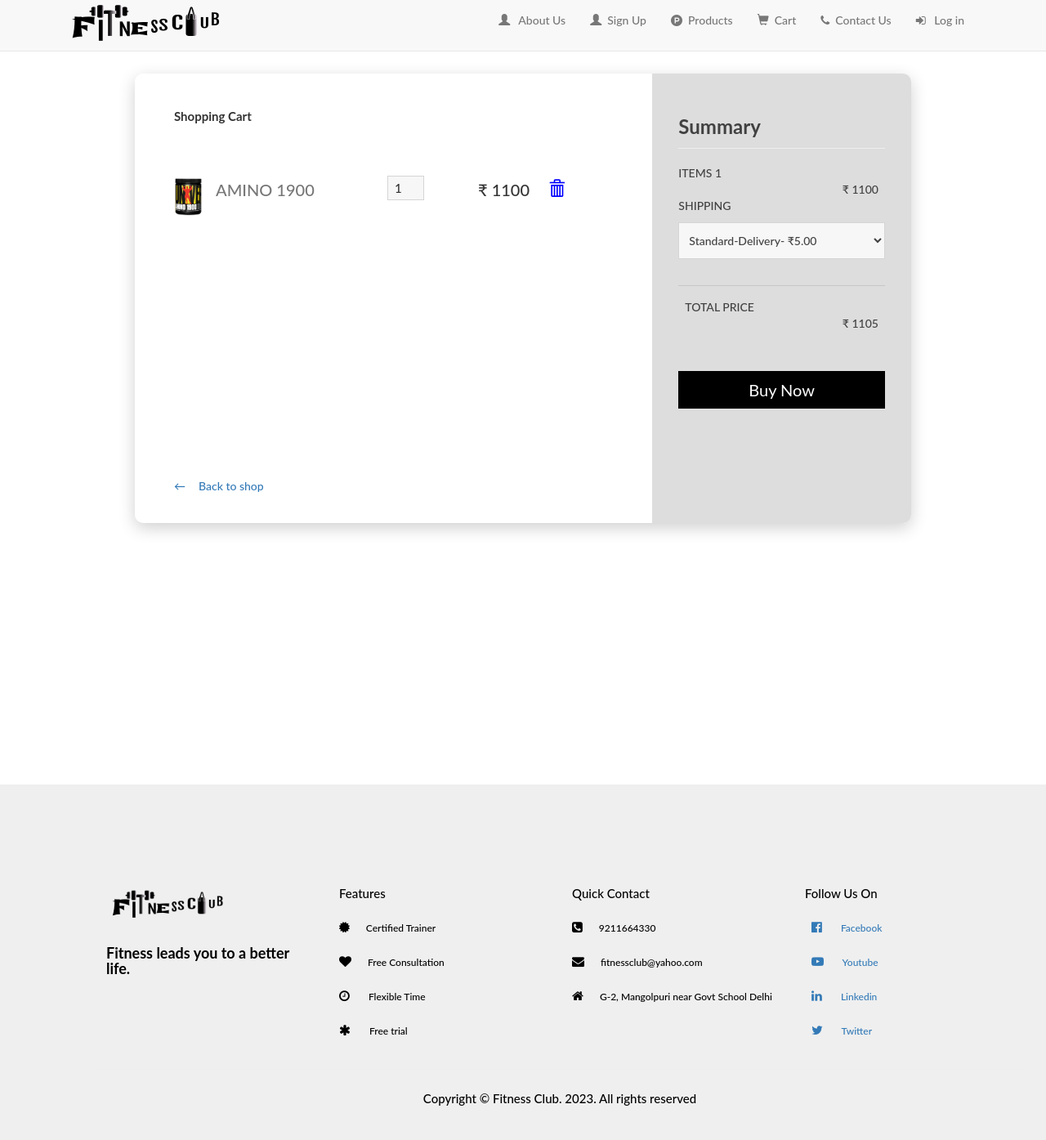
Page /TFile/cart.php on the committed database.
### tables this page shows
CREATE TABLE IF NOT EXISTS `items` (
  `id` int NOT NULL AUTO_INCREMENT,
  `name` varchar(255) NOT NULL,
  `price` int NOT NULL,
  `image` varchar(100) DEFAULT NULL,
  PRIMARY KEY (`id`)
);

CREATE TABLE IF NOT EXISTS `q_contact` (
  `id` int NOT NULL AUTO_INCREMENT,
  `phone_no` varchar(10000) NOT NULL,
  `email` varchar(1000) NOT NULL,
  `address` varchar(1000) NOT NULL,
  PRIMARY KEY (`id`)
);

### TFile/cart.php (the view, shortened to what this page needs)
<!DOCTYPE html>
<html lang="en">
    <head>
  <link rel = "stylesheet" href ="https://stackpath.bootstrapcdn.com/font-awesome/4.7.0/css/font-awesome.min.css">
          <link href="css/bootstrap.css" rel="stylesheet">
   <link rel = "stylesheet" href = "css/style.css?v=<?php    echo time(); ?>">
   <link rel = "stylesheet" href = "css/cartstyle.css?v=<?php    echo time(); ?>">
    </head>
    <body style="padding-top: 50px;">
<?php
        include 'component/header.php';
        ?>
        <br><br>
        <?php
                      if (isset($_SESSION['user_id'])) {
    $user_id = $_SESSION['user_id'];
} else {
    $user_id = 9;
}
                        $query = "SELECT items.image AS Image, items.price AS Price,items.id, items.name AS Name FROM users_items JOIN items ON users_items.item_id = items.id WHERE users_items.user_id='$user_id' and status='Added to cart'";
                        $result = mysqli_query($con, $query)or die($mysqli_error($con));
                        if (mysqli_num_rows($result) >= 1) {
                            ?>
        <div class="body">
        <div class="card">
            <div class="row">
                <div class="col-md-8 cart">
                    <div class="title">
                        <div class="row">
                            <div class="col"><h4><b>Shopping Cart</b></h4></div>
                        </div>
                    </div>
                        <?php
                         while ($row = mysqli_fetch_array($result)) {
                            $numRows = mysqli_num_rows($result);
                            $id = $row["id"];
                           echo '
                           <div class="row border-top border-bottom" style="">
                        <div class="row main align-items-center" style="display:flex">
                           <div class="col-2" style="">
                            <img class="img-fluid img" src="uploads/'.$row["Image"].'"></div>
                            <div class="col" style=" width:160px">
                                <div class="row text-muted" style="background-color:; font-size:20px">'.$row["Name"].'</div>
                            </div>
                            <div class="col" style=" font-size:20px; margin-left:50px">
                            <form class = "form" action="razorpay-php-testapp-master/pay.php" method="post" style="margin-top:-20px;margin-bottom:-15px">
                                <input class = "input" type="number" name = "quantity-'.$id.'" class="quant" id="quantity-'.$id.'" value="1" min="1" max="5" oninput="calculateTotal('.$id.')" style="height:30px;width:45px;font-size:15px">
                            </div>
                            <div class="col" style="margin-left:50px;font-size:20px;display:none">&#8377;<span id="price-'.$id.'"> '.$row["Price"].'</span> <span style="margin-left:10px" ></span><a href="cart-remove.php?id={$row["id"]}" class="remove_item_link" ><span class="glyphicon glyphicon-trash" ></span></a></div>
                            <div class="col" style="margin-left:50px;font-size:20px">&#8377;<span id="total-'.$id.'"> '.$row["Price"].'</span> <span style="margin-left:10px" ></span><a href="cart-remove.php?id='.$row["id"].'" class="remove_item_link"><span class="glyphicon glyphicon-trash"></span></a></div>
                        </div>
                    </div> ';
                         }
                 ?>
                 <?php
                   echo ' <div class="back-to-shop" style="width:180px;position:absolute;top:450px"><a >&leftarrow;</a><span class="text-muted"><a href="products.php">Back to shop</a></span></div>
                </div>
                <div class="col-md-4 summary" style="height:550px;overflow:hidden">
                    <div><h3><b>Summary</b></h3></div>
                    <hr>
                    <div class="row">
                        <div class="col" style="padding-left:0;">ITEMS '.$numRows.'</div>
                        <div class="col text-right">&#8377; <span  id="pass1">132.00</span></div>
                    </div>
                        <p>SHIPPING</p>
                        <select><option class="text-muted">Standard-Delivery- &#8377;5.00</option></select>
                    <div class="row" style="border-top: 1px solid rgba(0,0,0,.1); padding: 2vh 0;">
                        <div class="col" >TOTAL PRICE</div>
                        <div class="col text-right">&#8377; <span id = pass name="price">137.00</span></div>
                    </div>
                    <div id="checkoutFormContainer">
        <input type="hidden" style="border: none; width: 90px" id="pss" name="total-itm" value="">';?>
        <?php
        if (!isset($_SESSION["email"])) {
            echo '<p><a href="#" data-toggle="modal" data-target="#loginmodal" role="button" class="btn ntb" style="font-size: 20px" >Buy Now</a></p>';
        }else {
            echo '<button type="submit" data-toggle="mdl" data-target="#atom" class="btn ntb" style="font-size: 20px">CHECKOUT</button>';
        }
    echo '
    </form>
</div>';
?>
                      <?php
                echo'
                </form>
                    </div>
            </div>';
            ?>
        </div>
</div>
<?php }
else {
    echo "<h1 style='margin-left:650px'>Add items to cart First</h1>";
}
?>
           <br><br><br><br><br><br><br><br><br><br><br><br><br><br><br> <?php include 'component/footer.php';?>
    </body>
</html>

### component/footer.php (shortened to what this page needs)
<?php
include "component/comon.php"
?>
<section id = footer>
        <div class ="container">
            <div class ="row">
                <div class ="col-md-3">
                  <img src ="to.png" class ="footer-logo">
                  <h4><b> Fitness leads you to a better life.</b></h4>
                </div>
                <div class ="col-md-3">
                    <h1> Features </h1>
                    <p> <i class="fa fa-certificate" aria-hidden="true"></i>Certified Trainer </p>
                     <p> <i class="fa fa-heart" aria-hidden="true"></i>Free Consultation </p>
                      <p><i class="fa fa-clock-o" aria-hidden="true"></i> Flexible Time </p>
                       <p><i class="fa fa-asterisk" aria-hidden="true"></i> Free trial </p>
                </div>
                <?php
                  $sql = "SELECT * FROM q_contact";
               $result = $con->query($sql);
                   while ($row = $result->fetch_assoc()) {
                 $contact = $row['phone_no'];
                       $email = $row['email'];
                             $address = $row['address'];
                     }
                    echo '<div class ="col-md-3">';
                   echo '<h1> Quick Contact </h1>';
                    echo '<p> <i class = "fa fa-phone-square"> </i>'.$contact.'</p>';
                     echo '<p> <i class = "fa fa-envelope"> </i>'.$email.'</p>';
                     echo '<p> <i class = "fa fa-home"> </i><span">'. $address.'</span></p>';
               echo "</div>";
                     ?>
         <div class ="col-md-3">
                    <h1> Follow Us On </h1>
                    <p> <a href = "https://www.facebook.com/Fitness-Club-101452842197073" class ="link-danger"><i class = "fa fa-facebook-official"> </i> Facebook </p></a>
                     <p> <a href = https://www.facebook.com/Fitness-Club-101452842197073><i class = "fa fa-youtube-play"> </i> Youtube </p></a>
                      <p> <a href = #><i class = "fa fa-linkedin"> </i> Linkedin </p></a>
                       <p> <a href= #><i class = "fa fa-twitter"> </i> Twitter </p></a>
                </div>
            </div>
            <hr>
            <p class ="copyright"> Copyright © Fitness Club. 2023. All rights reserved
    </section>

### css/style.css (style rules this page uses)
body, html { width: 100%; height: 100%; }
body { padding-top:100px; overflow-x: hidden; scroll-behavior: smooth; }
body, h1, h2, h3, h4, h5, h6 { font-family: "Lato","Helvetica Neue",Helvetica,Arial,sans-serif; font-weight: 550; }
#footer { margin-top: 20px; padding: 100px; background-color: #efefef; color: black; }
.footer-logo { width: 150px; margin-top: 25px; margin-bottom: 15px; }
#footer h1 { font-size: 15px; text-align: left; margin-top: 25px; margin-bottom: 25px; }
#footer p { font-size: 12px; text-align: left; margin-top: 25px; margin-bottom: 25px; }
#footer .fa { padding-right: 20px; font-size: 15px; }
#footer .copyright { margin-bottom: -80px; text-align: center; font-size: 15px; }
.row:after { content: ""; display: table; clear: both; }
.remove_item_link { color:#0000ff; }

### css/cartstyle.css (style rules this page uses)
.title { margin-bottom: 5vh; }
.card { margin: auto; max-width: 950px; width: 90%; box-shadow: 0 6px 20px 0 rgba(0, 0, 0, 0.19); border-radius: 1rem; border: transparent; }
.cart { background-color: #fff; padding: 4vh 5vh; border-bottom-left-radius: 1rem; border-top-left-radius: 1rem; }
.summary { background-color: #ddd; border-top-right-radius: 1rem; border-bottom-right-radius: 1rem; padding: 4vh; color: rgb(65, 65, 65); }
.row { margin: 0; }
.title b { font-size: 1.5rem; }
.main { margin: 0; padding: 2vh 0; width: 100%; }
.col-2, .col { padding: 0 1vh; }
a { padding: 0 1vh; }
.img { width: 3.5rem; }
.back-to-shop { margin-top: 4.5rem; }
hr { margin-top: 1.25rem; }
.form { padding: 2vh 0; }
select { border: 1px solid rgba(0, 0, 0, 0.137); padding: 1.5vh 1vh; margin-bottom: 4vh; outline: none; width: 100%; background-color: rgb(247, 247, 247); }
.input { border: 1px solid rgba(0, 0, 0, 0.137); padding: 1vh; margin-bottom: 4vh; outline: none; width: 100%; background-color: rgb(247, 247, 247); }
.ntb { background-color: #000; border-color: #000; color: white; width: 100%; font-size: 0.7rem; margin-top: 4vh; padding: 1vh; border-radius: 0; }

### rows in the picture
items: image (picture), name "AMINO 1900", price "1100"
q_contact: phone_no "9211664330", email "fitnessclub@yahoo.com", address "G-2, Mangolpuri near Govt School Delhi"

### other values in the picture
$numRows "1"
